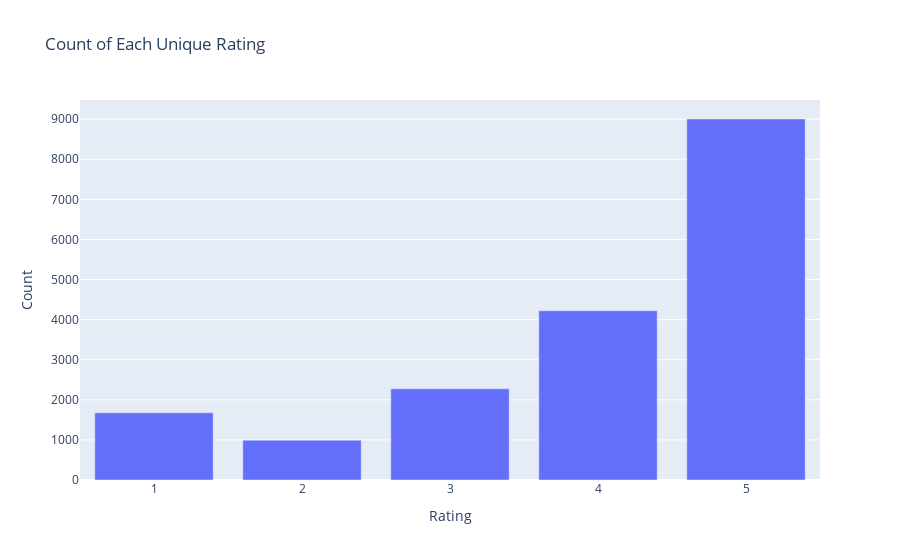

Notebook code for this chart:
### Code cell
display_ratings(reviews_df)

### Figure 1 — Plotly figure (JSON) as saved in the notebook; plotly's stock layout.template omitted (floating-point values rounded to 4 significant figures)
{"data": [{"alignmentgroup": "True", "hovertemplate": "Rating=%{x}<br>Count=%{y}<extra></extra>", "legendgroup": "", "marker": {"color": "#636efa", "pattern": {"shape": ""}}, "name": "", "offsetgroup": "", "orientation": "v", "showlegend": false, "textposition": "auto", "type": "bar", "x": [5, 4, 3, 1, 2], "xaxis": "x", "y": [9005, 4222, 2274, 1677, 994], "yaxis": "y"}], "layout": {"barmode": "relative", "legend": {"tracegroupgap": 0}, "title": {"text": "Count of Each Unique Rating"}, "xaxis": {"anchor": "y", "domain": [0, 1], "title": {"text": "Rating"}}, "yaxis": {"anchor": "x", "domain": [0, 1], "title": {"text": "Count"}}}}
